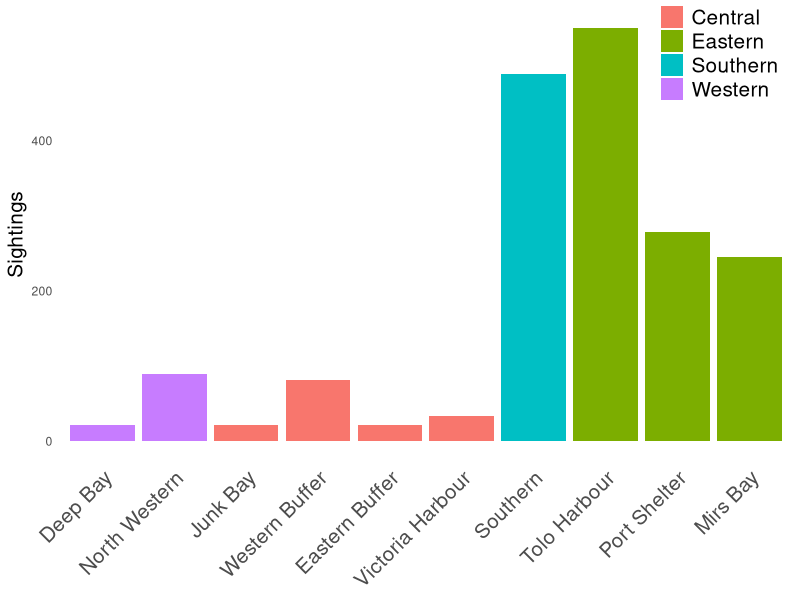
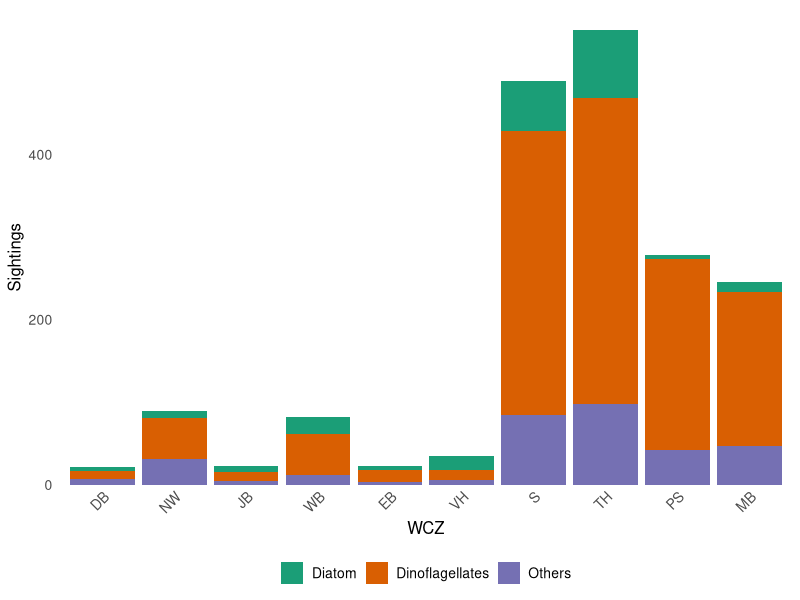
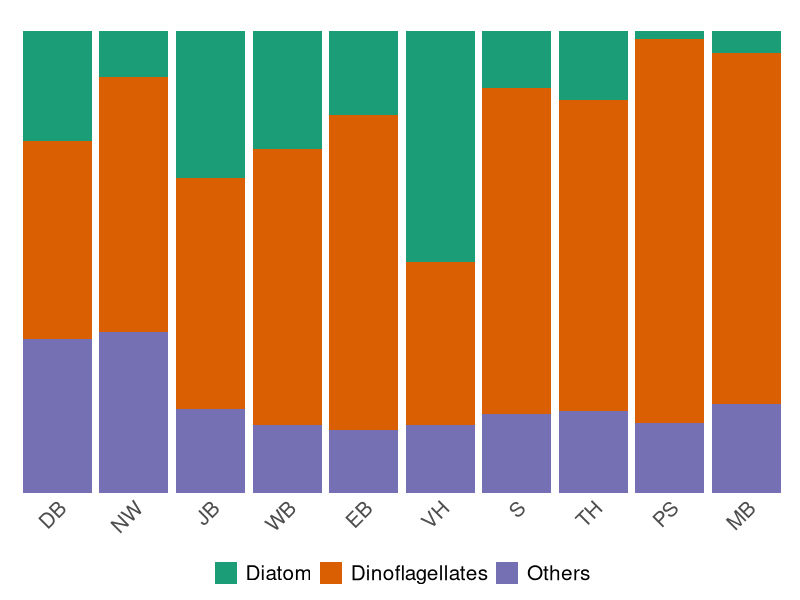
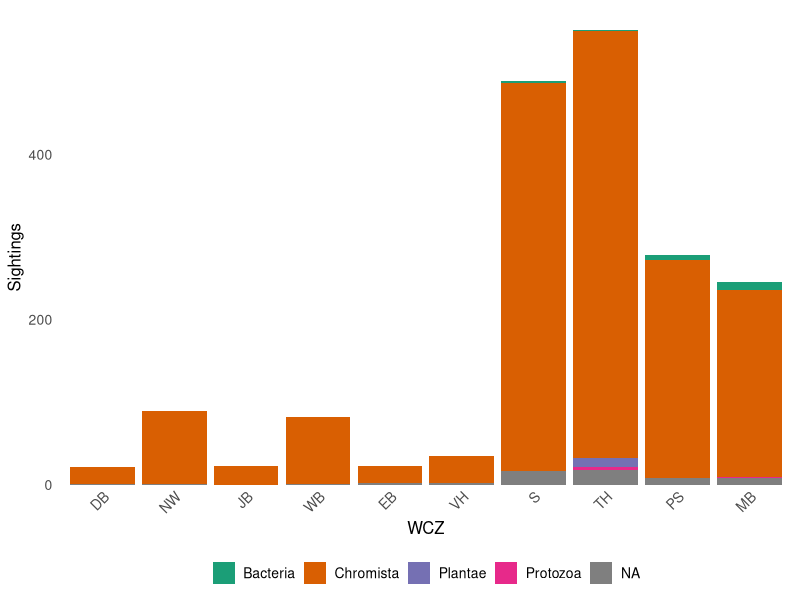
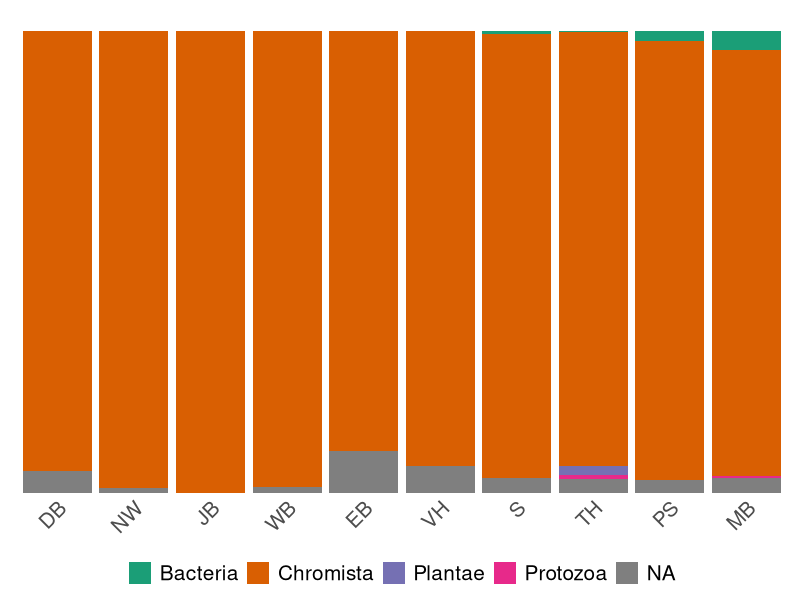
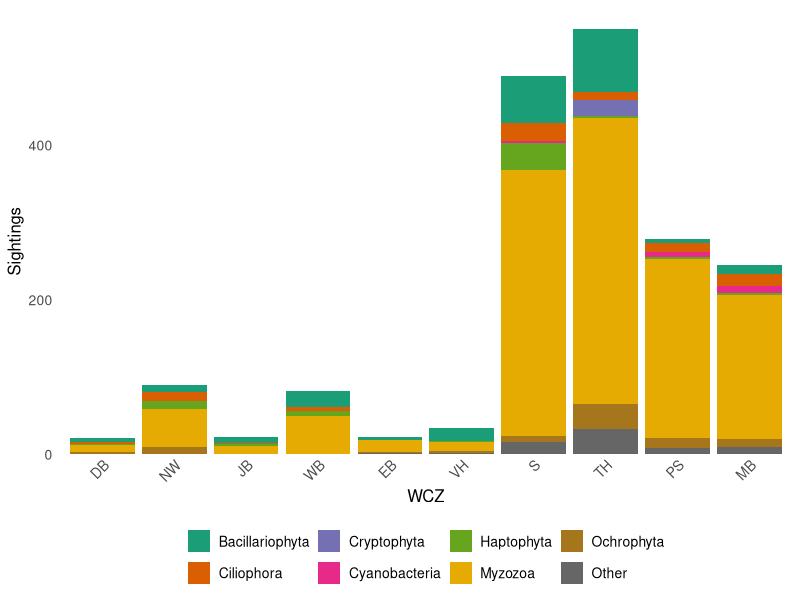
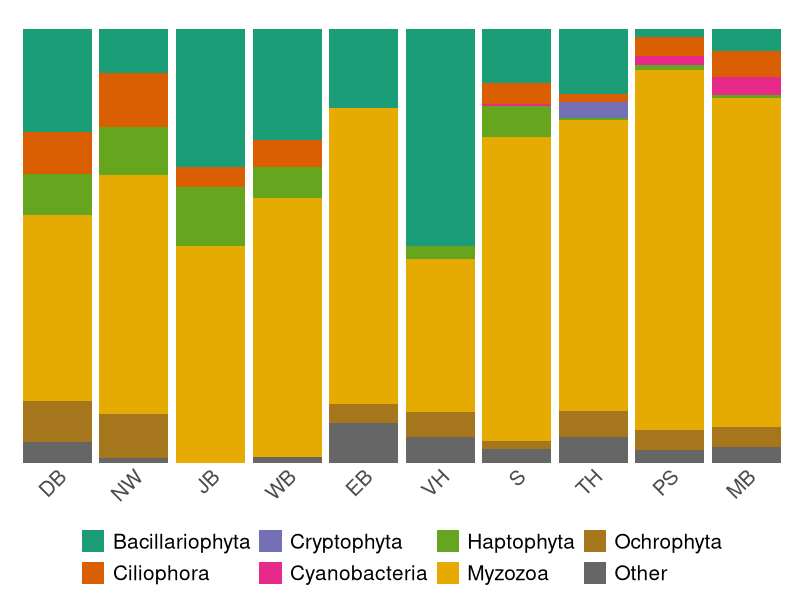
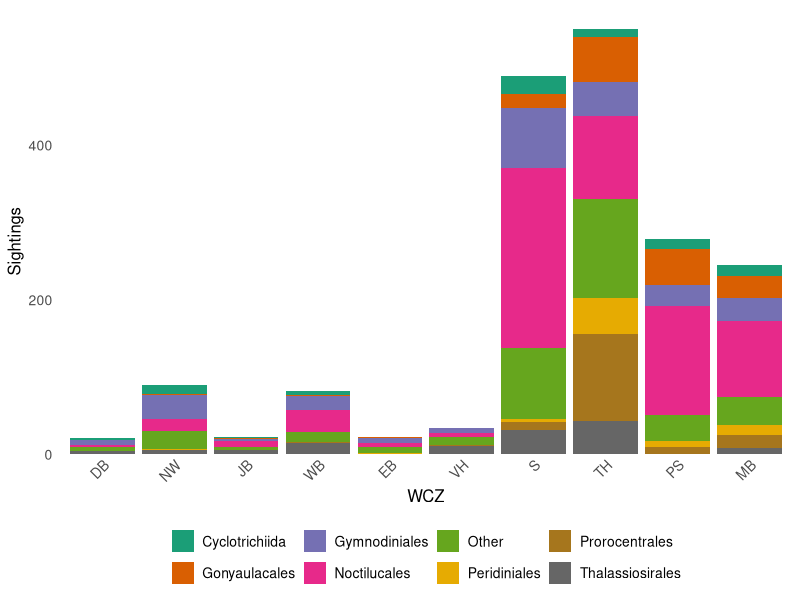

The R source for these figures, in order:
library(ggplot2)
library(RColorBrewer)
library(dplyr)
library(tidyr)
library(gridExtra)
library(ggtext)
library(stringr)


#Use the data from Map.R to have WCZ

df = read.csv(file = "Red_tide_and_WCZ_02162024.csv")

df$WCZ = gsub("Tolo Harbour & Channel", "Tolo Harbour", df$WCZ) #name too long

# Create a new column "area" based on the mapping
df$area <- ifelse(df$WCZ %in% c("Tolo Harbour", "Port Shelter", "Mirs Bay"), "Eastern",
                  ifelse(df$WCZ %in% c("Southern"), "Southern",
                         ifelse(df$WCZ %in% c("Junk Bay", "Western Buffer", "Eastern Buffer", "Victoria Harbour"), "Central",
                                ifelse(df$WCZ %in% c("Deep Bay", "North Western"), "Western", NA))))

df$WCZ = factor(df$WCZ, levels = c("Deep Bay", "North Western","Junk Bay", "Western Buffer", "Eastern Buffer", "Victoria Harbour","Southern" ,"Tolo Harbour", "Port Shelter", "Mirs Bay"))

WCZPlot = ggplot(data = df) +
  geom_bar(aes(x = WCZ, fill = area), stat = "count") +
  theme_minimal() +
  theme(axis.title.y = element_text(size = 15),
        legend.title = element_blank(),
        panel.grid.major = element_blank(),
        panel.grid.minor = element_blank(),
        legend.text = element_text(size = 15),
        axis.text.x = element_text(size = 15, angle = 45, hjust = 1),
        legend.position = c(0.9,0.9),
        axis.title.x = element_blank()) +
  labs(x = "Water Control Zone", y = "Sightings")

WCZPlot

observed <- table(df$WCZ)

chi_result <- chisq.test(observed)

observed <- table(df$area)

chi_result <- chisq.test(observed)

#Shorten names for graphical display
df$WCZ = gsub("Deep Bay", "DB", df$WCZ)
df$WCZ = gsub("Eastern Buffer", "EB", df$WCZ)
df$WCZ = gsub("Junk Bay", "JB", df$WCZ)
df$WCZ = gsub("Mirs Bay", "MB", df$WCZ)
df$WCZ = gsub("North Western", "NW", df$WCZ)
df$WCZ = gsub("Port Shelter", "PS", df$WCZ)
df$WCZ = gsub("Southern", "S", df$WCZ)
df$WCZ = gsub("Tolo Harbour", "TH", df$WCZ)
df$WCZ = gsub("Victoria Harbour", "VH", df$WCZ)
df$WCZ = gsub("Western Buffer", "WB", df$WCZ)
#Composition by WCZ
#by group
df_Group <- df %>%
  group_by(WCZ, Group) %>%
  summarize(count = n())

df_Group$WCZ = factor(df_Group$WCZ, levels = c("DB", "NW","JB", "WB", "EB", "VH","S" ,"TH", "PS", "MB"))
df_Group$area <- ifelse(df_Group$WCZ %in% c("TH", "PS", "MB"), "Eastern",
                  ifelse(df_Group$WCZ %in% c("S"), "Southern",
                         ifelse(df_Group$WCZ %in% c("JB", "WB", "EB", "VH"), "Central",
                                ifelse(df_Group$WCZ %in% c("DB", "NW"), "Western", NA))))
df_Group$Group <- factor(df_Group$Group, levels = sort(unique(df_Group$Group)))

#Plot
pa = ggplot(df_Group, aes(fill = Group, y = count, x = WCZ)) +
  geom_bar(position = "stack", stat = "identity") +
  theme_minimal() +
  scale_fill_manual(values = brewer.pal(8, "Dark2")) +
  ylab("Sightings") +
  theme(legend.position = "bottom",
        legend.title = element_blank(),
        legend.text = element_text(size = 10),
        axis.title = element_text(size = 12),
        axis.title.y = element_text(angle = 90),
        axis.text = element_text(size = 10),
        axis.text.x = element_text(angle = 45, hjust = 1, margin = margin(t = -15)),
        panel.grid.major = element_blank(),
        panel.grid.minor = element_blank())
pa


pb = ggplot(df_Group, aes(fill = Group, y = count, x = WCZ)) +
  geom_bar(position = "fill", stat = "identity") +
  theme_minimal() +
  scale_fill_manual(values = brewer.pal(8, "Dark2")) +
  ylab("Sightings") +
  theme(legend.position = "bottom",
        legend.title = element_blank(),
        legend.text = element_text(size = 15),
        axis.title = element_text(size = 12),
        axis.title.y = element_blank(),
        axis.text = element_text(size = 10),
        axis.text.y = element_blank(),
        axis.title.x = element_blank(),
        axis.text.x = element_text(size = 15, angle = 45, hjust = 1, margin = margin(t = -15)),
        panel.grid.major = element_blank(),
        panel.grid.minor = element_blank())
pb

#By kingdom
#df_kingdom <- df[!is.na(df$Kingdom), ] #removing NA values
#unique(df_kingdom$Kingdom)

df_Kingdom <- df %>%
  group_by(WCZ, Kingdom) %>%
  summarize(count = n())

df_Kingdom$WCZ = factor(df_Kingdom$WCZ, levels = c("DB", "NW","JB", "WB", "EB", "VH","S" ,"TH", "PS", "MB"))
df_Kingdom$area <- ifelse(df_Kingdom$WCZ %in% c("TH", "PS", "MB"), "Eastern",
                        ifelse(df_Kingdom$WCZ %in% c("S"), "Southern",
                               ifelse(df_Kingdom$WCZ %in% c("JB", "WB", "EB", "VH"), "Central",
                                      ifelse(df_Kingdom$WCZ %in% c("DB", "NW"), "Western", NA))))
df_Kingdom$Kingdom <- factor(df_Kingdom$Kingdom, levels = sort(unique(df_Kingdom$Kingdom)))

#Plot
pc = ggplot(df_Kingdom, aes(fill = Kingdom, y = count, x = WCZ)) +
  geom_bar(position = "stack", stat = "identity") +
  theme_minimal() +
  scale_fill_manual(values = brewer.pal(8, "Dark2")) +
  ylab("Sightings") +
  theme(legend.position = "bottom",
        legend.title = element_blank(),
        legend.text = element_text(size = 10),
        axis.title = element_text(size = 12),
        axis.title.y = element_text(angle = 90),
        axis.text = element_text(size = 10),
        axis.text.x = element_text(angle = 45, hjust = 1, margin = margin(t = -15)),
        panel.grid.major = element_blank(),
        panel.grid.minor = element_blank())
pc

pd = ggplot(df_Kingdom, aes(fill = Kingdom, y = count, x = WCZ)) +
  geom_bar(position = "fill", stat = "identity") +
  theme_minimal() +
  scale_fill_manual(values = brewer.pal(8, "Dark2")) +
  ylab("Sightings") +
  theme(legend.position = "bottom",
        legend.title = element_blank(),
        legend.text = element_text(size = 15),
        axis.title = element_text(size = 12),
        axis.title.y = element_blank(),
        axis.text = element_text(size = 10),
        axis.text.y = element_blank(),
        axis.title.x = element_blank(),
        axis.text.x = element_text(size = 15, angle = 45, hjust = 1, margin = margin(t = -15)),
        panel.grid.major = element_blank(),
        panel.grid.minor = element_blank())
pd

#By Phylum
phyla_count <- df %>%
  count(Phylum) %>%
  arrange(desc(n))

# Get the top 8 orders
top_8_phyla <- head(subset(phyla_count, !is.na(phyla_count$Phylum)), 7)

df$Phylum <- ifelse(df$Phylum %in% top_8_phyla$Phylum, df$Phylum, "Other")

df_Phylum <- df %>%
  group_by(WCZ, Phylum) %>%
  summarize(count = n())

df_Phylum$WCZ = factor(df_Phylum$WCZ, levels = c("DB", "NW","JB", "WB", "EB", "VH","S" ,"TH", "PS", "MB"))
df_Phylum$area <- ifelse(df_Phylum$WCZ %in% c("TH", "PS", "MB"), "Eastern",
                          ifelse(df_Phylum$WCZ %in% c("S"), "Southern",
                                 ifelse(df_Phylum$WCZ %in% c("JB", "WB", "EB", "VH"), "Central",
                                        ifelse(df_Phylum$WCZ %in% c("DB", "NW"), "Western", NA))))
df_Phylum$Phylum <- factor(df_Phylum$Phylum, levels = sort(unique(df_Phylum$Phylum)))

#Plot
pfor = ggplot(df_Phylum, aes(fill = Phylum, y = count, x = WCZ)) +
  geom_bar(position = "stack", stat = "identity") +
  theme_minimal() +
  scale_fill_manual(values = brewer.pal(8, "Dark2")) +
  ylab("Sightings") +
  theme(legend.position = "bottom",
        legend.title = element_blank(),
        legend.text = element_text(size = 10),
        axis.title = element_text(size = 12),
        axis.title.y = element_text(angle = 90),
        axis.text = element_text(size = 10),
        axis.text.x = element_text(angle = 45, hjust = 1, margin = margin(t = -15)),
        panel.grid.major = element_blank(),
        panel.grid.minor = element_blank())
pfor

pfora = ggplot(df_Phylum, aes(fill = Phylum, y = count, x = WCZ)) +
  geom_bar(position = "fill", stat = "identity") +
  theme_minimal() +
  scale_fill_manual(values = brewer.pal(8, "Dark2")) +
  ylab("Sightings") +
  theme(legend.position = "bottom",
        legend.title = element_blank(),
        legend.text = element_text(size = 15),
        axis.title = element_text(size = 12),
        axis.title.y = element_blank(),
        axis.text = element_text(size = 10),
        axis.text.y = element_blank(),
        axis.title.x = element_blank(),
        axis.text.x = element_text(size = 15, angle = 45, hjust = 1, margin = margin(t = -15)),
        panel.grid.major = element_blank(),
        panel.grid.minor = element_blank())
pfora

#by order (top 8)
unique(df$Order)
#calculate order
order_count <- df %>%
  count(Order) %>%
  arrange(desc(n))

# Get the top 8 orders
top_8_order <- head(subset(order_count, !is.na(order_count$Order)), 7)

df$Order <- ifelse(df$Order %in% top_8_order$Order, df$Order, "Other")

df_Order <- df %>%
  group_by(WCZ, Order) %>%
  summarize(count = n())

df_Order$WCZ = factor(df_Order$WCZ, levels = c("DB", "NW","JB", "WB", "EB", "VH","S" ,"TH", "PS", "MB"))
df_Order$area <- ifelse(df_Order$WCZ %in% c("TH", "PS", "MB"), "Eastern",
                         ifelse(df_Order$WCZ %in% c("S"), "Southern",
                                ifelse(df_Order$WCZ %in% c("JB", "WB", "EB", "VH"), "Central",
                                       ifelse(df_Order$WCZ %in% c("DB", "NW"), "Western", NA))))
df_Order$Order <- factor(df_Order$Order, levels = sort(unique(df_Order$Order)))

#Plot
pe = ggplot(df_Order, aes(fill = Order, y = count, x = WCZ)) +
  geom_bar(position = "stack", stat = "identity") +
  theme_minimal() +
  scale_fill_manual(values = brewer.pal(8, "Dark2")) +
  ylab("Sightings") +
  theme(legend.position = "bottom",
        legend.title = element_blank(),
        legend.text = element_text(size = 10),
        axis.title = element_text(size = 12),
        axis.title.y = element_text(angle = 90),
        axis.text = element_text(size = 10),
        axis.text.x = element_text(angle = 45, hjust = 1, margin = margin(t = -15)),
        panel.grid.major = element_blank(),
        panel.grid.minor = element_blank())
pe

pf = ggplot(df_Order, aes(fill = Order, y = count, x = WCZ)) +
  geom_bar(position = "fill", stat = "identity") +
  theme_minimal() +
  scale_fill_manual(values = brewer.pal(8, "Dark2")) +
  ylab("Sightings") +
  theme(legend.position = "bottom",
        legend.title = element_blank(),
        legend.text = element_text(size = 15),
        axis.title = element_text(size = 12),
        axis.title.y = element_blank(),
        axis.text = element_text(size = 10),
        axis.text.y = element_blank(),
        axis.title.x = element_blank(),
        axis.text.x = element_text(size = 15, angle = 45, hjust = 1, margin = margin(t = -15)),
        panel.grid.major = element_blank(),
        panel.grid.minor = element_blank())
pf

#by Phamily (top 8)
unique(df$Phamily)
# Calculate the count of each species
family_count <- df %>%
  count(Phamily) %>%
  arrange(desc(n))

# Get the top 8 orders
top_8_family <- head(subset(family_count, !is.na(family_count$Phamily)), 7)

df$Phamily <- ifelse(df$Phamily %in% top_8_family$Phamily, df$Phamily, "Other")

df_family <- df %>%
  group_by(WCZ, Phamily) %>%
  summarize(count = n())

df_family$WCZ = factor(df_family$WCZ, levels = c("DB", "NW","JB", "WB", "EB", "VH","S" ,"TH", "PS", "MB"))
df_family$area <- ifelse(df_family$WCZ %in% c("TH", "PS", "MB"), "Eastern",
                        ifelse(df_family$WCZ %in% c("S"), "Southern",
                               ifelse(df_family$WCZ %in% c("JB", "WB", "EB", "VH"), "Central",
                                      ifelse(df_family$WCZ %in% c("DB", "NW"), "Western", NA))))
df_family$Phamily <- factor(df_family$Phamily, levels = sort(unique(df_family$Phamily)))

#Plot
pg = ggplot(df_family, aes(fill = Phamily, y = count, x = WCZ)) +
  geom_bar(position = "stack", stat = "identity") +
  theme_minimal() +
  scale_fill_manual(values = brewer.pal(8, "Dark2")) +
  ylab("Sightings") +
  theme(legend.position = "bottom",
        legend.title = element_blank(),
        legend.text = element_text(size = 10),
        axis.title = element_text(size = 12),
        axis.title.y = element_text(angle = 90),
        axis.text = element_text(size = 10),
        axis.text.x = element_text(angle = 45, hjust = 1, margin = margin(t = -15)),
        panel.grid.major = element_blank(),
        panel.grid.minor = element_blank())
pg

df_family$Phamily = ifelse(df_family$Phamily == "Other", "Other",
                           str_replace(df_family$Phamily, "([A-Za-z]+)", "*\\1*"))
df_family$Phamily <- factor(df_family$Phamily, levels = sort(unique(df_family$Phamily)))

ph = ggplot(df_family, aes(fill = Phamily, y = count, x = WCZ)) +
  geom_bar(position = "fill", stat = "identity") +
  theme_minimal() +
  scale_fill_manual(values = brewer.pal(8, "Dark2")) +
  ylab("Sightings") +
  theme(legend.position = "bottom",
        legend.title = element_blank(),
        legend.text = element_markdown(size = 15),
        axis.title = element_text(size = 12),
        axis.title.y = element_blank(),
        axis.text = element_text(size = 10),
        axis.text.y = element_blank(),
        axis.title.x = element_blank(),
        axis.text.x = element_text(size = 15, angle = 45, hjust = 1, margin = margin(t = -15)),
        panel.grid.major = element_blank(),
        panel.grid.minor = element_blank())
ph

#By genus (top 8)
unique(df$Genus)
# Calculate the count of each species
genus_count <- df %>%
  count(Genus) %>%
  arrange(desc(n))

# Get the top 8 orders
top_8_Genus <- head(subset(genus_count, !is.na(genus_count$Genus)), 7)

df$Genus <- ifelse(df$Genus %in% top_8_Genus$Genus, df$Genus, "Other")

df_Genus <- df %>%
  group_by(WCZ, Genus) %>%
  summarize(count = n())

df_Genus$WCZ = factor(df_Genus$WCZ, levels = c("DB", "NW","JB", "WB", "EB", "VH","S" ,"TH", "PS", "MB"))
df_Genus$area <- ifelse(df_Genus$WCZ %in% c("TH", "PS", "MB"), "Eastern",
                         ifelse(df_Genus$WCZ %in% c("S"), "Southern",
                                ifelse(df_Genus$WCZ %in% c("JB", "WB", "EB", "VH"), "Central",
                                       ifelse(df_Genus$WCZ %in% c("DB", "NW"), "Western", NA))))
df_Genus$Genus <- factor(df_Genus$Genus, levels = sort(unique(df_Genus$Genus)))


#Plot
pi = ggplot(df_Genus, aes(fill = Genus, y = count, x = WCZ)) +
  geom_bar(position = "stack", stat = "identity") +
  theme_minimal() +
  scale_fill_manual(values = brewer.pal(8, "Dark2")) +
  ylab("Sightings") +
  theme(legend.position = "bottom",
        legend.title = element_blank(),
        legend.text = element_text(size = 10),
        axis.title = element_text(size = 12),
        axis.title.y = element_text(angle = 90),
        axis.text = element_text(size = 10),
        axis.text.x = element_text(angle = 45, hjust = 1, margin = margin(t = -15)),
        panel.grid.major = element_blank(),
        panel.grid.minor = element_blank())
pi

df_Genus$Genus = ifelse(df_Genus$Genus == "Other", "Other",
                        str_replace(df_Genus$Genus, "([A-Za-z]+)", "*\\1*"))
df_Genus$Genus <- factor(df_Genus$Genus, levels = sort(unique(df_Genus$Genus)))

pj = ggplot(df_Genus, aes(fill = Genus, y = count, x = WCZ)) +
  geom_bar(position = "fill", stat = "identity") +
  theme_minimal() +
  scale_fill_manual(values = brewer.pal(8, "Dark2")) +
  ylab("Sightings") +
  theme(legend.position = "bottom",
        legend.title = element_blank(),
        legend.text = element_markdown(size = 15),
        axis.title = element_text(size = 12),
        axis.title.y = element_blank(),
        axis.text = element_text(size = 10),
        axis.text.y = element_blank(),
        axis.title.x = element_blank(),
        axis.text.x = element_text(size = 15, angle = 45, hjust = 1, margin = margin(t = -15)),
        panel.grid.major = element_blank(),
        panel.grid.minor = element_blank())
pj

#by species (top 8)
unique(df$Species)
# Calculate the count of each species
species_count <- df %>%
  count(Species) %>%
  arrange(desc(n))

#calculate top 8
top_8_species <- head(subset(species_count, !is.na(species_count$Species)), 7)

df$Species <- ifelse(df$Species %in% top_8_species$Species, df$Species, "Other")

df_Species <- df %>%
  group_by(WCZ, Species) %>%
  summarize(count = n())

df_Species$WCZ = factor(df_Species$WCZ, levels = c("DB", "NW","JB", "WB", "EB", "VH","S" ,"TH", "PS", "MB"))
df_Species$area <- ifelse(df_Species$WCZ %in% c("TH", "PS", "MB"), "Eastern",
                        ifelse(df_Species$WCZ %in% c("S"), "Southern",
                               ifelse(df_Species$WCZ %in% c("JB", "WB", "EB", "VH"), "Central",
                                      ifelse(df_Species$WCZ %in% c("DB", "NW"), "Western", NA))))
df_Species$Species <- factor(df_Species$Species, levels = sort(unique(df_Species$Species)))

#Plot
pk = ggplot(df_Species, aes(fill = Species, y = count, x = WCZ)) +
  geom_bar(position = "stack", stat = "identity") +
  theme_minimal() +
  scale_fill_manual(values = brewer.pal(8, "Dark2")) +
  ylab("Sightings") +
  theme(legend.position = "bottom",
        legend.title = element_blank(),
        legend.text = element_text(size = 10),
        axis.title = element_text(size = 12),
        axis.title.y = element_text(angle = 90),
        axis.text = element_text(size = 10),
        axis.text.x = element_text(angle = 45, hjust = 1, margin = margin(t = -15)),
        panel.grid.major = element_blank(),
        panel.grid.minor = element_blank())
pk

df_Species$Species <- ifelse(df_Species$Species == "Other", "Other",
                             str_replace(df_Species$Species, "([A-Za-z]+(\\s+[A-Za-z]+)*)", "*\\1*"))
df_Species$Species <- factor(df_Species$Species, levels = sort(unique(df_Species$Species)))

pl = ggplot(df_Species, aes(fill = Species, y = count, x = WCZ)) +
  geom_bar(position = "fill", stat = "identity") +
  theme_minimal() +
  scale_fill_manual(values = brewer.pal(8, "Dark2")) +
  ylab("Sightings") +
  theme(legend.position = "bottom",
        legend.title = element_blank(),
        legend.text = element_markdown(size = 15),
        axis.title = element_text(size = 12),
        axis.title.y = element_blank(),
        axis.text = element_text(size = 10),
        axis.text.y = element_blank(),
        axis.title.x = element_blank(),
        axis.text.x = element_text(size = 15, angle = 45, hjust = 1, margin = margin(t = -15)),
        panel.grid.major = element_blank(),
        panel.grid.minor = element_blank())
pl

###Pour it all together
png(file = "Output/Figure_05.png", width = 1920, height = 1080)
grid.arrange(WCZPlot + theme(axis.title.x = element_blank()) +
               ggtitle("A"),
             pb + theme(axis.title.x = element_blank()) +
               ggtitle("B"),
             pd + theme(axis.title.x = element_blank()) +
               ggtitle("C"),
             pfora + theme(axis.title.x = element_blank()) +
               ggtitle("D"),
             pf + theme(axis.title.x = element_blank()) +
               ggtitle("E"),
             ph + theme(axis.title.x = element_blank()) +
               ggtitle("F"),
             pj + theme(axis.title.x = element_blank()) +
               ggtitle("G"),
             pl + theme(axis.title.x = element_blank()) +
               ggtitle("H"),
             ncol = 2)
dev.off()

###Prorocentrum cordatum
df = read.csv(file = "Red_tide_and_WCZ_02162024.csv")
df = subset(df, df$Species == "Prorocentrum cordatum")

df_WCZ <- df %>%
  group_by(WCZ) %>%
  summarize(count = n())

df_WCZ

ggplot(data = df_WCZ, aes(x = WCZ, y = count)) +
  geom_point() +
  theme_minimal()

###Heterosigma akashiwo
df = read.csv(file = "Red_tide_and_WCZ_02162024.csv")
df = subset(df, df$Species == "Heterosigma akashiwo")

df_WCZ <- df %>%
  group_by(WCZ) %>%
  summarize(count = n())

df_WCZ

ggplot(data = df_WCZ, aes(x = WCZ, y = count)) +
  geom_point() +
  theme_minimal()

###Karenia mikimotoi
df = read.csv(file = "Red_tide_and_WCZ_02162024.csv")
df = subset(df, df$Species == "Karenia mikimotoi")

df_WCZ <- df %>%
  group_by(WCZ) %>%
  summarize(count = n())

df_WCZ

ggplot(data = df_WCZ, aes(x = WCZ, y = count)) +
  geom_point() +
  theme_minimal()
